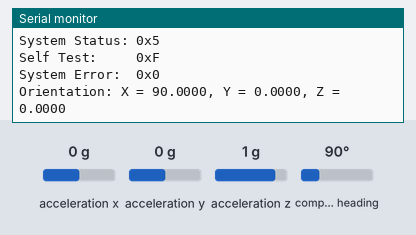
Simulated run of this sketch. Board: Arduino Uno, built with avr-gcc and run on an emulated ATmega328P. On the bench: the last lines printed to the serial monitor. The inputs (shaded band) are chosen by the test bench; at power-on: acceleration x 0 g, acceleration y 0 g, acceleration z 1 g, compass heading 90°.

Above: at 2.8 s.
2.9 s: acceleration x set to -1.4 g
At 3.6 s:
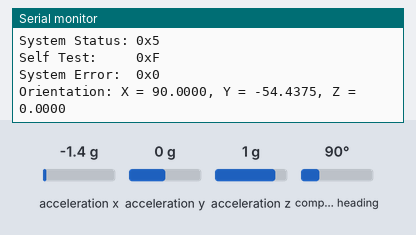
5.9 s: acceleration y set to -1.4 g
At 6.6 s:
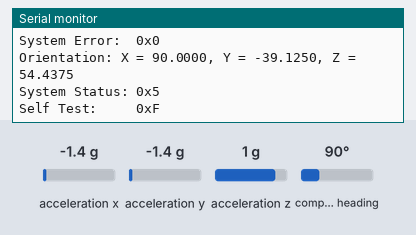
8.9 s: acceleration z set to -1.4 g
At 9.19 s:
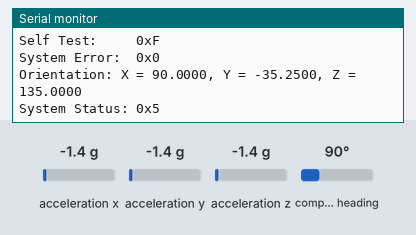
11.9 s: acceleration x set to 0 g
14.9 s: compass heading set to 180°
At 15.9 s:
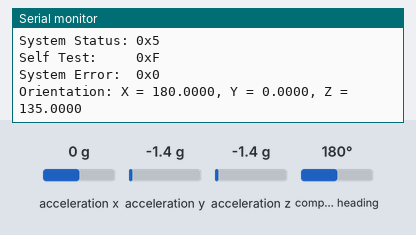
17.9 s: compass heading set to 7°
At 18.5 s:
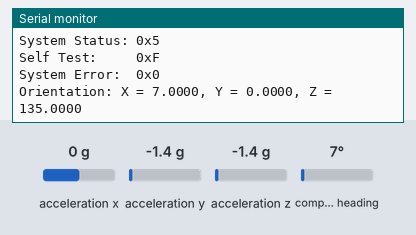
Timing chart, 0 to 20.9 s (numbered marks = the images above; inputs shaded):
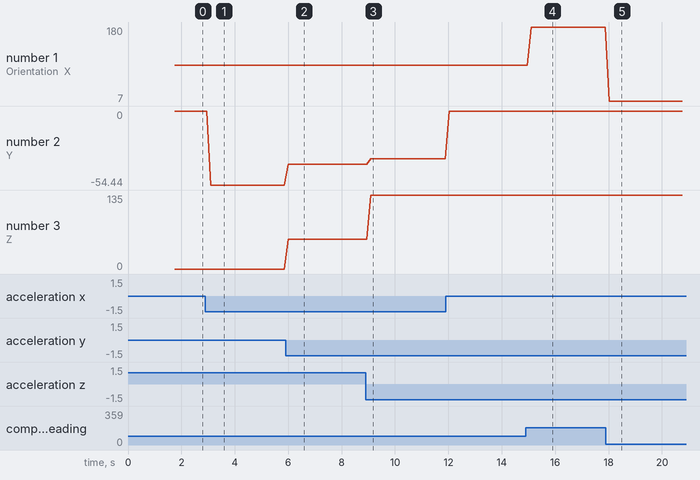

The sketch:

imu_test.ino
```cpp
#include <Adafruit_BNO055.h>
#include <Wire.h>
#include <utility/imumaths.h>

// Constants
const uint16_t BNO055_SAMPLERATE_DELAY_MS = 100;
const uint8_t BNO055_ID = 55;
const uint8_t BNO055_ADDRESS = 0x28;  // Default I2C address

// Create the BNO055 object
Adafruit_BNO055 bno = Adafruit_BNO055(BNO055_ID, BNO055_ADDRESS);

void setup() {
  Serial.begin(9600);
  while (!Serial) delay(10);  // Wait for serial port to open

  Serial.println("BNO055 Orientation Sensor Test");

  // Initialize the BNO055
  if (!bno.begin()) {
    Serial.println("Failed to initialize BNO055! Check your wiring or I2C address.");
    while (1);
  }

  delay(1000);

  bno.setExtCrystalUse(true);

  Serial.println("BNO055 initialized successfully!");
  printSensorDetails();
}

void loop() {
  displaySensorStatus();
  displayOrientation();
  delay(BNO055_SAMPLERATE_DELAY_MS);
}

void displaySensorStatus() {
  uint8_t system_status, self_test_results, system_error;
  bno.getSystemStatus(&system_status, &self_test_results, &system_error);

  Serial.println();
  Serial.print("System Status: 0x");
  Serial.println(system_status, HEX);
  Serial.print("Self Test:     0x");
  Serial.println(self_test_results, HEX);
  Serial.print("System Error:  0x");
  Serial.println(system_error, HEX);
  Serial.println();
}

void displayOrientation() {
  sensors_event_t event;
  bno.getEvent(&event);

  Serial.print("Orientation: X = ");
  Serial.print(event.orientation.x, 4);
  Serial.print(", Y = ");
  Serial.print(event.orientation.y, 4);
  Serial.print(", Z = ");
  Serial.println(event.orientation.z, 4);
}

void printSensorDetails() {
  sensor_t sensor;
  bno.getSensor(&sensor);
  Serial.println("------------------------------------");
  Serial.print("Sensor:       "); Serial.println(sensor.name);
  Serial.print("Driver Ver:   "); Serial.println(sensor.version);
  Serial.print("Unique ID:    "); Serial.println(sensor.sensor_id);
  Serial.print("Max Value:    "); Serial.print(sensor.max_value); Serial.println(" xxx");
  Serial.print("Min Value:    "); Serial.print(sensor.min_value); Serial.println(" xxx");
  Serial.print("Resolution:   "); Serial.print(sensor.resolution); Serial.println(" xxx");
  Serial.println("------------------------------------");
  Serial.println("");
  delay(500);
}
```

Measured:
- after the input at 2.9 s, the serial monitor: prints a new line after 0.20 s (image 1)
- after the input at 5.9 s, the serial monitor: prints a new line after 0.11 s (image 2)
- after the input at 8.9 s, the serial monitor: prints a new line after 0.19 s (image 3)
- after the input at 14.9 s, the serial monitor: prints a new line after 0.20 s (image 4)
- after the input at 17.9 s, the serial monitor: prints a new line after 0.13 s (image 5)
- plotted number 1: 90 → 180 after the input at 14.9 s, 180 → 7 after the input at 17.9 s
- plotted number 2: 0 → -54.44 after the input at 2.9 s, -54.44 → -39.12 after the input at 5.9 s, -39.12 → -35.25 after the input at 8.9 s
- plotted number 3: 0 → 54.44 after the input at 5.9 s, 54.44 → 135 after the input at 8.9 s
